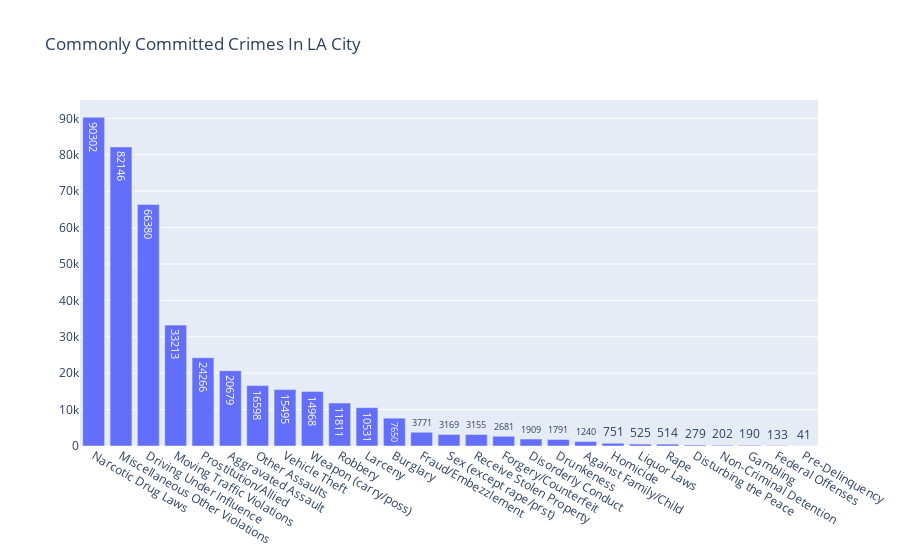
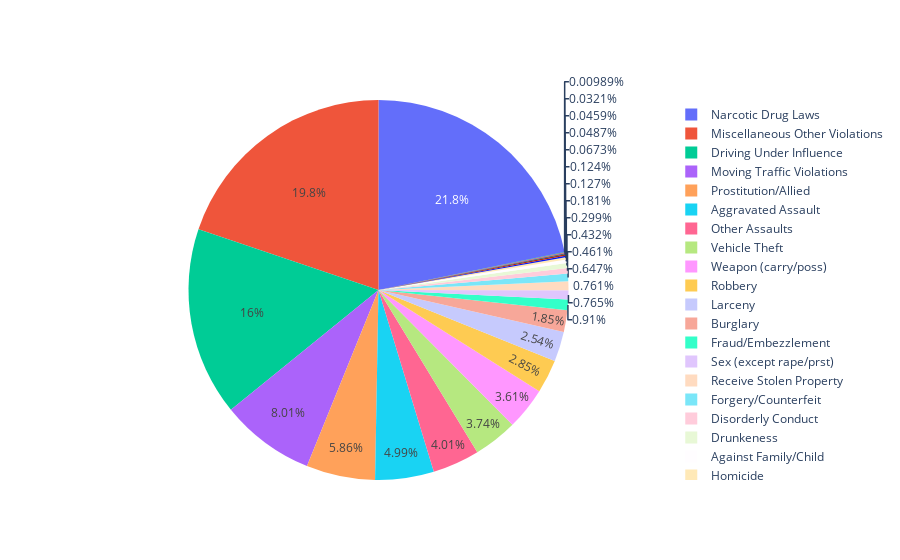

These figures' notebook cell, in order:
### Code cell
import plotly.graph_objects as go
charge_by_group_count_data = execute_sql_statement("SELECT ChargeGroupDesc, ChargeCount FROM ChargeDetails ORDER BY ChargeCount DESC", conn)

charges = [row[0] for row in charge_by_group_count_data]
counts = [row[1] for row in charge_by_group_count_data]

fig = go.Figure([go.Bar(x=charges, y=counts,text=counts,
            textposition='auto')])
fig.update_layout(title_text='Commonly Committed Crimes In LA City')
fig.show()

fig = go.Figure(data=[go.Pie(labels=charges, values=counts)])
fig.show()

### Figure 1 — Plotly figure (JSON) as saved in the notebook; plotly's stock layout.template omitted (floating-point values rounded to 4 significant figures)
{"data": [{"text": ["90302", "82146", "66380", "33213", "24266", "20679", "16598", "15495", "14968", "11811", "10531", "7650", "3771", "3169", "3155", "2681", "1909", "1791", "1240", "751", "525", "514", "279", "202", "190", "133", "41"], "textposition": "auto", "type": "bar", "x": ["Narcotic Drug Laws", "Miscellaneous Other Violations", "Driving Under Influence", "Moving Traffic Violations", "Prostitution/Allied", "Aggravated Assault", "Other Assaults", "Vehicle Theft", "Weapon (carry/poss)", "Robbery", "Larceny", "Burglary", "Fraud/Embezzlement", "Sex (except rape/prst)", "Receive Stolen Property", "Forgery/Counterfeit", "Disorderly Conduct", "Drunkeness", "Against Family/Child", "Homicide", "Liquor Laws", "Rape", "Disturbing the Peace", "Non-Criminal Detention", "Gambling", "Federal Offenses", "Pre-Delinquency"], "y": [90302, 82146, 66380, 33213, 24266, 20679, 16598, 15495, 14968, 11811, 10531, 7650, 3771, 3169, 3155, 2681, 1909, 1791, 1240, 751, 525, 514, 279, 202, 190, 133, 41]}], "layout": {"title": {"text": "Commonly Committed Crimes In LA City"}}}

### Figure 2 — Plotly figure (JSON) as saved in the notebook; plotly's stock layout.template omitted (floating-point values rounded to 4 significant figures)
{"data": [{"labels": ["Narcotic Drug Laws", "Miscellaneous Other Violations", "Driving Under Influence", "Moving Traffic Violations", "Prostitution/Allied", "Aggravated Assault", "Other Assaults", "Vehicle Theft", "Weapon (carry/poss)", "Robbery", "Larceny", "Burglary", "Fraud/Embezzlement", "Sex (except rape/prst)", "Receive Stolen Property", "Forgery/Counterfeit", "Disorderly Conduct", "Drunkeness", "Against Family/Child", "Homicide", "Liquor Laws", "Rape", "Disturbing the Peace", "Non-Criminal Detention", "Gambling", "Federal Offenses", "Pre-Delinquency"], "type": "pie", "values": [90302, 82146, 66380, 33213, 24266, 20679, 16598, 15495, 14968, 11811, 10531, 7650, 3771, 3169, 3155, 2681, 1909, 1791, 1240, 751, 525, 514, 279, 202, 190, 133, 41]}], "layout": {}}
